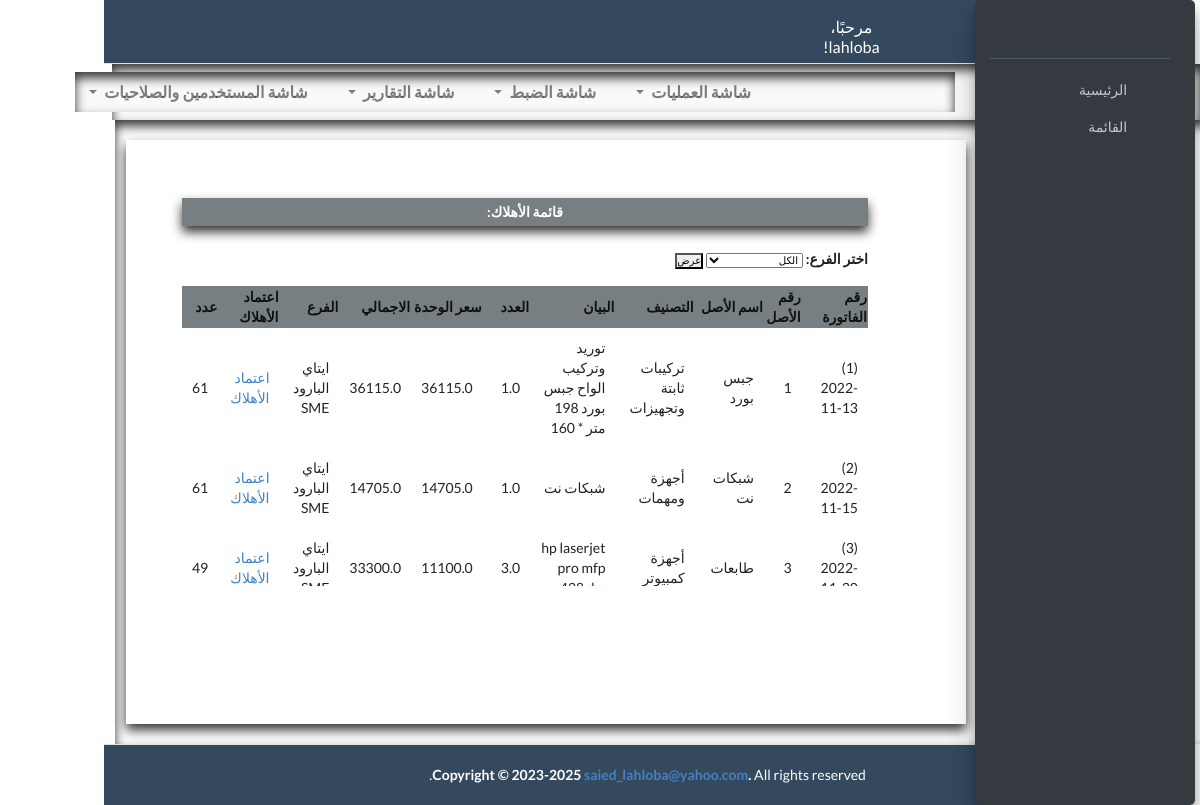
Screenshot of /destruction_list/ (signed in) with the database file from the repository.
### add_asset_invoice/models.py (models this page shows, shortened)
class AssetItems(models.Model):
    class Meta:
        ordering = ['invoice_number']
    invoice_number = models.ForeignKey(AssetInvoice, on_delete=models.CASCADE, verbose_name='رقم الفاتورة')
    asset_number = models.CharField(max_length=50, verbose_name='رقم الاصل')
    asset_name = models.CharField(max_length=100, verbose_name='اسم الاصل')
    asset_group = models.ForeignKey(AssetGroup, on_delete=models.PROTECT, verbose_name='تصنيف')
    asset_description = models.CharField(max_length=200, verbose_name='البيان')
    destruction_percent=models.FloatField(verbose_name='نسبة الاهلاك', default=0.10)
    destruction_value=models.FloatField(verbose_name='قيمة الاهلاك', default=1)
    destruction_start_month = models.DateField(default=timezone.now, null=True, blank=True, verbose_name='بداية الاهلاك')
    destruction_end_month = models.DateField(default=timezone.now, null=True, blank=True, verbose_name='نهاية الاهلاك')
    count = models.FloatField(verbose_name='عدد', default=1)
    price = models.FloatField(verbose_name='السعر', default=0)
    asset_price = models.FloatField(verbose_name='سعر الاصل')
    branch_name = models.ForeignKey(Branch, on_delete=models.PROTECT, verbose_name='الفرع')
    @property
    def total_destruction(self):
        return Destruction.objects.filter(asset_item=self).aggregate(Count('destruction_value'))['destruction_value__count']

class AssetInvoice(models.Model):
    invoice_number = models.CharField(max_length=50, null=True, blank= True, verbose_name='رقم الفاتورة')
    invoice_date = models.DateField(default=timezone.now, null=True, blank= True, verbose_name='تاريخ الفاتورة')
    company_name = models.CharField(max_length=100, null=True, blank= True, verbose_name='اسم المورد')
    supplier_phone = models.CharField(max_length=20, null=True, blank= True, verbose_name='تليفون المورد')
    supplier_address = models.CharField(max_length=200, null=True, blank= True, verbose_name='عنوان المورد')
    total_price = models.FloatField(null=True, blank= True, verbose_name='اجمالي الاسعار')
    total_addition_tax = models.FloatField(null=True, blank= True, verbose_name='اجمالي ضريبة الاضافة')
    total_minus_tax = models.FloatField(null=True, blank= True, verbose_name='اجمالي ضريبة النقص')
    total_expences_cost = models.FloatField(null=True, blank= True, verbose_name='اجمالي المصروفات')
    total_invoice_cost = models.FloatField(null=True, blank= True, verbose_name='اجمالي الفاتورة')
    amount_paid = models.FloatField(null=True, blank= True, verbose_name='المدفوع ')
    remaining_balance = models.FloatField(null=True, blank= True, verbose_name='المتبقي ')
    branch_name = models.ForeignKey(Branch, on_delete=models.PROTECT, verbose_name='الفرع')
    invoice_image = models.ImageField(upload_to='invoice_images/', null=True, blank= True)
    invoice_pdf = models.FileField(upload_to='invoices/', null=True, blank= True)
    supplier_name = models.CharField(max_length=100, null=True, blank= True, verbose_name='اسم المحول الية')
    id_card_number = models.CharField(max_length=100, null=True, blank= True, verbose_name='رقم البطاقة الشخصية')
    commercial_record = models.CharField(max_length=100, null=True, blank= True, verbose_name='سجل تجاري')
    tax_card = models.CharField(max_length=100, null=True, blank= True, verbose_name='بطاقة ضريبية')
    bank_account_number_to = models.CharField(max_length=100, null=True, blank= True, verbose_name='رقم الحساب')
    bank_name_to = models.CharField(max_length=100, null=True, blank= True, verbose_name='اسم البنك')
    bank_account_number_from = models.CharField(max_length=100, null=True, blank= True, verbose_name='رقم الحساب')
    bank_name_from = models.CharField(max_length=100, null=True, blank= True, verbose_name='اسم البنك')
    def __str__(self):
        return f"({self.invoice_number}) {self.invoice_date}"

class AssetGroup(models.Model):
    asset_group = models.CharField(max_length=100, verbose_name='تصنيف')
    def __str__(self):
        return self.asset_group

class Branch(models.Model):
    branch_name = models.CharField(null=True, blank= True, max_length=100, verbose_name='اسم الفرع')
    def __str__(self):
        return self.branch_name

### add_asset_invoice/views.py (the view)
# urls.py: path('destruction_list/', HasPermission('screenViewDestruction')(views.DestructionList.as_view()), name='destruction-list'),
@method_decorator(login_required, name='dispatch')
class DestructionList(ListView):
    model = AssetItems
    template_name = 'add_asset_invoice/destruction_list.html'
    def get_context_data(self, **kwargs):
        context = super().get_context_data(**kwargs)
        has_permission_destruction = self.request.user.userpermission_set.filter(permission="screenViewDestruction").exists()
        context['has_permission_destruction'] = has_permission_destruction
        print('has_permission_destruction',has_permission_destruction)
        user = self.request.user
        user_permissions = UserBranchPermission.objects.filter(user=user)
        user_branches = user_permissions.values_list('branch_id', flat=True)
        context['branches'] = Branch.objects.filter(id__in=user_branches)
        selected_branch = self.request.GET.get('branch')
        if selected_branch:
            selected_branch = int(selected_branch)
            if selected_branch in user_branches:
                context['selected_branch'] = selected_branch
                context['items'] = AssetItems.objects.filter(branch_name_id=selected_branch)
            else:
                return redirect('error-page')  # قم بتغيير 'error-page' إلى عنوان الصفحة التي تحتاج إلى توجيه المستخدم إليها
        else:
            context['selected_branch'] = None
            context['items'] = AssetItems.objects.filter(branch_name_id__in=user_branches)
        return context

### add_asset_invoice/context_processors.py (called while the page is built)
def user_info(request):
    user_info = {}
    if request.user.is_authenticated:
        user_info['username'] = request.user.username
    return {'user_info': user_info}

### templates/add_asset_invoice/destruction_list.html (shortened to what this page needs)
{% extends "base.html" %}
{% block content %}
<div class="container">
    <div style="direction: rtl;" class="col-12 container_invoice">
        <div class="content-wrapper p-5">
            <h5 class="adress_name">قائمة الأهلاك:</h5>
            <form method="GET">
                <label for="branch">اختر الفرع:</label>
                <select id="branch" name="branch">
                    <option value="">الكل</option>
                </select>
                <button type="submit">عرض</button>
            </form>
            <table class="table-items">
                <tr>
                    <th>رقم الفاتورة</th>
                    <th>رقم الأصل</th>
                    <th>اسم الأصل</th>
                    <th>التصنيف</th>
                    <th>البيان</th>
                    <th>العدد</th>
                    <th>سعر الوحدة</th>
                    <th>الاجمالي</th>
                    <th>الفرع</th>
                    <th>اعتماد الأهلاك</th>
                    <th>عدد</th>
                </tr>
                {% for item in items %}
                <tr>
                    <td>{{ item.invoice_number }}</td>
                    <td>{{ item.asset_number }}</td>
                    <td>{{ item.asset_name }}</td>
                    <td>{{ item.asset_group }}</td>
                    <td>{{ item.asset_description }}</td>
                    <td>{{ item.count }}</td>
                    <td>{{ item.price }}</td>
                    <td>{{ item.asset_price }}</td>
                    <td>{{ item.branch_name }}</td>
                    <td><a href="{% url 'destruction-update' item.pk %}">اعتماد الأهلاك</a></td>
                     <td>{{ item.total_destruction }}</td>
                </tr>
                {% empty %}
                <tr>
                    <td colspan="10">لا يوجد أصناف.</td>
                </tr>
                {% endfor %}
            </table>
        </div>
    </div>
</div>
{% endblock %}

### templates/parts/nav.html
<nav class="header main-header navbar navbar-expand navbar-white navbar-light">
  <ul class="navbar-nav">
      <li class="nav-item">
          <a class="nav-link" data-widget="pushmenu" href="#"><i class="fas fa-bars"></i></a>
      </li>
      <li class="nav-item d-none d-sm-inline-block">
          {% if user_info.username %}
              <a href="{% url 'index' %}" class="header nav-link"><span>مرحبًا، {{ user_info.username }}!</span></a>
          {% endif %}
      </li>
  </ul>
</nav>

### asset_management_system/static/css/style.css (style rules this page uses)
button, input { overflow: visible; max-width: 150px; max-height: 25px; margin: 0; padding: 0; }
button, input, optgroup, select, textarea { font-family: sans-serif !important; font-size: 73% !important; line-height: 1.15; margin: 0; }
.p-5 { padding: 3rem !important; padding-right: 7rem !important; }
th { position: sticky; top: 0; background-color: hsl(200, 4%, 49%); z-index: 1; }
.main-header .nav-link { height: 3.5rem; position: relative; }
.main-header { margin-right: 226px !important; }
table td, table th { white-space: wrap; }
table { width: 100%; border-collapse: collapse; display: table-cell; }
.container { display: inline-flex; position: relative; right: -64px; background-color: #fff; box-shadow: 0 0 5px rgba(0, 0, 0, 0.1); width: 100%; margin: 0 auto; padding: 20px; max-width: none; width: 94vw; box-shadow: inset 0px 6px 11px 0px rgba(0, 0, 0, 0.8); }
.adress_name { display: inline-block; width: 98%; background-color: hsl(200, 4%, 49%); color: #fff; margin-bottom: 3px; text-align: center; font-weight: bold; padding: 5px; margin-top: 16px !important; box-shadow: 0px 6px 11px 0px rgba(0, 0, 0, 0.8); }
.header { background-color: #34495e; color: #fff !important; text-align: center; padding-right: 10px; width: 86%; }
.container_invoice { direction: rtl; }
ul { margin: 0; padding: 0; list-style: none; }
a { color: #007bff; text-decoration: none; }
form { margin-top: 20px; }
.table-items { width: 98%; border-collapse: collapse; display: table; margin-top: 10px; max-height: 25vw; display: flex; overflow: scroll; }
.table-items td { padding: 10px; }
.navbar-nav .nav-link { font-size: 16px; color: #333; padding: 10px 20px; transition: background-color 0.2s, color 0.2s; }
.content-wrapper { padding: 3rem; }
.content-wrapper { padding: 0; margin: 0; padding-right: 23px; width: 80vw !important; height: 73vh !important; max-width: 70vw; min-height: 50% !important; background-color: #fff; box-shadow: 0 0 5px rgba(0, 0, 0, 0.1); box-shadow: 0px 6px 11px 0px rgba(0, 0, 0, 0.8); }
.navbar-expand .navbar-nav { margin-right: 178px; }
body:not(.sidebar-mini-md) .main-footer, body:not(.sidebar-mini-md) .main-header { margin-right: 4.6rem!important; }

### rows the page displays
AssetItems: invoice_number "(1) 2022-11-13", asset_number "1", asset_name "جبس بورد", asset_group "تركيبات ثابتة وتجهيزات", asset_description "توريد وتركيب الواح جبس بورد 198 متر * 160", count "1.0", price "36115.0", asset_price "36115.0", branch_name "ايتاي البارود SME", total_destruction "61"
AssetItems: invoice_number "(2) 2022-11-15", asset_number "2", asset_name "شبكات نت", asset_group "أجهزة ومهمات", asset_description "شبكات نت", count "1.0", price "14705.0", asset_price "14705.0", branch_name "ايتاي البارود SME", total_destruction "61"
AssetItems: invoice_number "(3)…", asset_number "3", asset_name "طابعات", asset_group "أجهزة كمبيوتر", asset_description "hp laserjet pro mfp…", count "3.0", price "11100.0", asset_price "33300.0", branch_name "ايتاي البارود…", total_destruction "49"

### other values shown
{{ user_info.username }} "lahloba"
